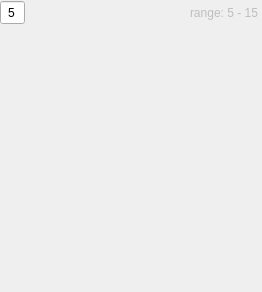
<?xml version="1.0" encoding="UTF-8"?>
<ui version="4.0">
 <class>TcpClientModuleB</class>
 <widget class="QFrame" name="TcpClientModuleB">
  <property name="geometry">
   <rect>
    <x>0</x>
    <y>0</y>
    <width>262</width>
    <height>292</height>
   </rect>
  </property>
  <property name="windowTitle">
   <string>Frame</string>
  </property>
  <layout class="QVBoxLayout" name="verticalLayout_2" stretch="1,99">
   <property name="leftMargin">
    <number>0</number>
   </property>
   <property name="topMargin">
    <number>0</number>
   </property>
   <property name="rightMargin">
    <number>0</number>
   </property>
   <property name="bottomMargin">
    <number>0</number>
   </property>
   <item>
    <layout class="QHBoxLayout" name="horizontalLayout_2" stretch="1,98,1">
     <property name="spacing">
      <number>5</number>
     </property>
     <item>
      <widget class="QSpinBox" name="spinBox">
       <property name="enabled">
        <bool>true</bool>
       </property>
       <property name="sizePolicy">
        <sizepolicy hsizetype="Minimum" vsizetype="Minimum">
         <horstretch>0</horstretch>
         <verstretch>0</verstretch>
        </sizepolicy>
       </property>
       <property name="minimumSize">
        <size>
         <width>25</width>
         <height>25</height>
        </size>
       </property>
       <property name="maximumSize">
        <size>
         <width>16777215</width>
         <height>25</height>
        </size>
       </property>
       <property name="alignment">
        <set>Qt::AlignCenter</set>
       </property>
       <property name="buttonSymbols">
        <enum>QAbstractSpinBox::NoButtons</enum>
       </property>
       <property name="minimum">
        <number>5</number>
       </property>
       <property name="maximum">
        <number>15</number>
       </property>
       <property name="displayIntegerBase">
        <number>10</number>
       </property>
      </widget>
     </item>
     <item>
      <spacer name="horizontalSpacer">
       <property name="orientation">
        <enum>Qt::Horizontal</enum>
       </property>
       <property name="sizeHint" stdset="0">
        <size>
         <width>40</width>
         <height>20</height>
        </size>
       </property>
      </spacer>
     </item>
     <item>
      <widget class="QLabel" name="label_2">
       <property name="enabled">
        <bool>false</bool>
       </property>
       <property name="text">
        <string>range: 5 - 15 </string>
       </property>
      </widget>
     </item>
    </layout>
   </item>
   <item>
    <widget class="QScrollArea" name="scrollArea">
     <property name="styleSheet">
      <string notr="true"/>
     </property>
     <property name="frameShape">
      <enum>QFrame::NoFrame</enum>
     </property>
     <property name="frameShadow">
      <enum>QFrame::Plain</enum>
     </property>
     <property name="verticalScrollBarPolicy">
      <enum>Qt::ScrollBarAlwaysOff</enum>
     </property>
     <property name="horizontalScrollBarPolicy">
      <enum>Qt::ScrollBarAlwaysOff</enum>
     </property>
     <property name="widgetResizable">
      <bool>true</bool>
     </property>
     <widget class="QWidget" name="scrollAreaWidgetContents">
      <property name="geometry">
       <rect>
        <x>0</x>
        <y>0</y>
        <width>262</width>
        <height>259</height>
       </rect>
      </property>
      <property name="styleSheet">
       <string notr="true"/>
      </property>
      <layout class="QVBoxLayout" name="verticalLayout" stretch="1,9">
       <property name="leftMargin">
        <number>0</number>
       </property>
       <property name="topMargin">
        <number>0</number>
       </property>
       <property name="rightMargin">
        <number>0</number>
       </property>
       <property name="bottomMargin">
        <number>0</number>
       </property>
       <item>
        <layout class="QVBoxLayout" name="verticalLayout_8">
         <property name="spacing">
          <number>0</number>
         </property>
        </layout>
       </item>
       <item>
        <spacer name="verticalSpacer">
         <property name="orientation">
          <enum>Qt::Vertical</enum>
         </property>
         <property name="sizeHint" stdset="0">
          <size>
           <width>20</width>
           <height>40</height>
          </size>
         </property>
        </spacer>
       </item>
      </layout>
     </widget>
    </widget>
   </item>
  </layout>
 </widget>
 <resources/>
 <connections/>
</ui>
